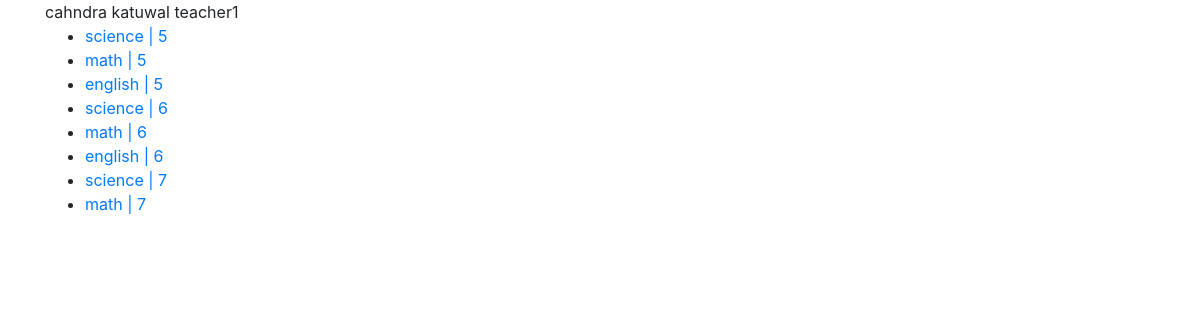
Screenshot of /teacher/1 (signed in) with the database file from the repository.
### home/models.py (models this page shows, shortened)
class Teacher(models.Model):
    user_name = models.OneToOneField(User, on_delete=models.CASCADE)
    full_name = models.CharField(max_length=20)
    age = models.IntegerField(null=True)
    joined_year = models.DateField(auto_now=True, null=True)
    email = models.EmailField()
    grade = models.ManyToManyField(grade)
    subject = models.ManyToManyField(Subject)

class Subject(models.Model):
    name = models.CharField(max_length=100)
    grade = models.ForeignKey(grade, on_delete=models.CASCADE)
    def __str__(self):
        return self.name + " | " + str(self.grade.name)

class grade(models.Model):
    name = models.IntegerField()

### home/views.py (the view)
# urls.py: path('teacher/<int:pk>', teachers_profile, name='teachers_profile'),
@login_required(login_url='login')
def teachers_profile(request, pk):
    user_get = Teacher.objects.get(pk=pk)
    context = {
        'teacher': user_get
    }
    return render(request, 'teachers_profile.html', context)

### templates/teachers_profile.html (shortened to what this page needs)
<!DOCTYPE html>
<html lang="en">
  <head>
    <link
      rel="stylesheet"
      href="https://cdn.jsdelivr.net/npm/bootstrap@4.5.3/dist/css/bootstrap.min.css"
    />
  </head>
  <body>
    <div class="container">
      {{teacher.full_name}} {{request.user}}
      <ul>
        {%for sub in teacher.subject.all%}
        <li>
          <a href="{% url 'add_assigment' pk=sub.id %}">{{sub}}</a>
        </li>
        {%endfor%}
      </ul>
    </div>
  </body>
</html>

### rows the page displays
Teacher: full_name "cahndra katuwal"
Subject: name+grade "science | 5"
Subject: name+grade "math | 5"
Subject: name+grade "english | 5"
Subject: name+grade "science | 6"
Subject: name+grade "math | 6"
Subject: name+grade "english | 6"
Subject: name+grade "science | 7"
Subject: name+grade "math | 7"

### other values shown
{{ request.user }} "teacher1"
